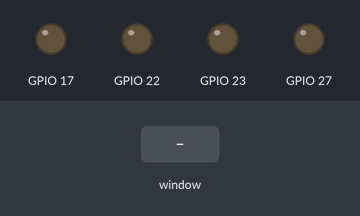
Bench run of a program on a simulated Raspberry Pi (BCM pin numbers). Shown: output pins drawn as LEDs (lit = HIGH). The inputs (shaded band) are chosen by the test bench. The clock reads 2024-03-15 10:24:30 at power-on unless the program sets it; random numbers come from a fixed seed; the interpreter's speed is modelled, so counts of loop turns are approximate; the desktop window is not drawn, its controls go by their first labels and the mouse button is held 0.15 s; what the program prints to the terminal is not drawn.

Above: at 1.3 s.
1.4 s: control labelled "START ALL" in the window clicked
At 2.6 s:
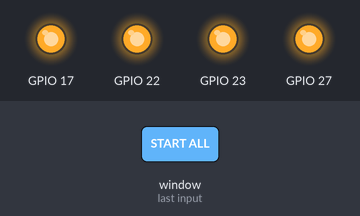
2.9 s: control labelled "STOP" in the window clicked
At 3.8 s:
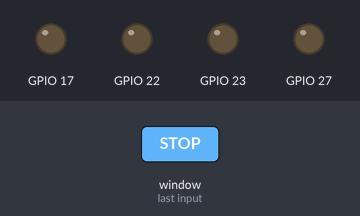
Timing chart, 0 to 5.9 s (numbered marks = the images above; inputs shaded):
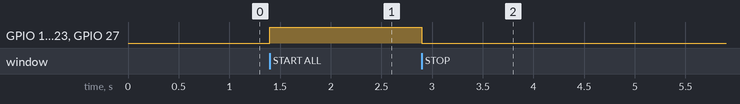

The program:

garden_controller_gui.py
```python
#!/usr/bin/env python3
# -*- coding: utf-8 -*-
import tkinter as tk
from tkinter import ttk
import datetime
import time
import os
import sys
import math
import random

# --- GPIO Library Detection (Pi 5 vs Pi 3/4) ---
USING_LGPIO = False
h_chip = None

try:
    import lgpio
    USING_LGPIO = True
    print("Detected lgpio library (Raspberry Pi 5 mode)")
except ImportError:
    try:
        import RPi.GPIO as GPIO
        USING_LGPIO = False
        print("Detected RPi.GPIO library (Pi 3/4 mode)")
    except ImportError:
        print("Error: Neither lgpio nor RPi.GPIO found. Please install one.")
        sys.exit(1)

# --- Image Support (Pillow) ---
try:
    from PIL import Image, ImageTk
    HAS_PIL = True
except ImportError:
    HAS_PIL = False
    print("Warning: PIL (Pillow) not found. Install with: sudo apt install python3-pil")

# --- Configuration ---
RELAY_PINS = [17, 27, 22, 23]          # GPIO pins for Relays 1-4
DEFAULT_ON_TIMES = [60, 120, 180, 240] # Default ON times in seconds (1, 2, 3, 4 min)
OFF_TIMES = [300, 180, 120, 60]        # Fixed OFF times in seconds (5, 3, 2, 1 min)
NUM_ZONES = 4
WATER_TIME = "19:00"                   # Daily scheduled watering start time
IMAGE_FILE = "TomatoGarden.jpg"        # Background image in the same folder

# Global State
stop_requested = False
zone_active = [False] * NUM_ZONES
zone_on_times = DEFAULT_ON_TIMES.copy()


def get_seasonal_schedule():
    """Returns watering interval in days based on the calendar month.
    August            -> daily (every 1 day)
    July & September  -> every 2 days
    December & January-> every 4 days
    All other months  -> every 3 days
    """
    month = datetime.datetime.now().month
    if month == 8:
        return 1   # August: water daily
    elif month in (7, 9):
        return 2   # July & September: every 2 days
    elif month in (12, 1):
        return 4   # December & January: every 4 days
    else:
        return 3   # Rest of the year: every 3 days


def get_season_name():
    """Returns the display name for the current watering schedule."""
    month = datetime.datetime.now().month
    if month == 8:
        return "AUGUST"
    elif month in (7, 9):
        return "JULY/SEPTEMBER"
    elif month in (12, 1):
        return "DECEMBER/JANUARY"
    else:
        return "STANDARD"


def calculate_next_run():
    """Calculate next run datetime based on seasonal rules. Returns a datetime."""
    now = datetime.datetime.now()
    interval = get_seasonal_schedule()
    h, m = map(int, WATER_TIME.split(":"))
    target = now.replace(hour=h, minute=m, second=0, microsecond=0)

    # Find the next valid day matching the interval pattern
    while True:
        if target > now:
            days_since_epoch = (target - datetime.datetime(target.year, 1, 1)).days
            if days_since_epoch % interval == 0:
                return target
        target += datetime.timedelta(days=1)


def setup_gpio():
    global h_chip
    if USING_LGPIO:
        try:
            h_chip = lgpio.gpiochip_open(0)
            for pin in RELAY_PINS:
                lgpio.gpio_claim_output(h_chip, pin)
                lgpio.gpio_write(h_chip, pin, 0)
            print(f"lgpio initialized on chip 0. Pins {RELAY_PINS} set to LOW.")
        except Exception as e:
            print(f"Critical LGPIO Error: {e}")
            sys.exit(1)
    else:
        GPIO.setmode(GPIO.BCM)
        for pin in RELAY_PINS:
            GPIO.setup(pin, GPIO.OUT)
            GPIO.output(pin, GPIO.LOW)


def set_relay(zone_idx, state):
    pin = RELAY_PINS[zone_idx]
    val = 1 if state else 0
    if USING_LGPIO:
        lgpio.gpio_write(h_chip, pin, val)
    else:
        GPIO.output(pin, val)
    zone_active[zone_idx] = state


def cleanup_gpio():
    global h_chip
    for i in range(NUM_ZONES):
        set_relay(i, False)
    if USING_LGPIO:
        try:
            if h_chip is not None:
                lgpio.gpiochip_close(h_chip)
                print("lgpio cleanup complete.")
        except Exception as e:
            if "unknown handle" not in str(e).lower():
                print(f"Cleanup Warning: {e}")
    else:
        try:
            GPIO.cleanup()
            print("RPi.GPIO cleanup complete.")
        except Exception:
            pass


# --- GUI Application ---
class GardenApp:
    def __init__(self, root):
        self.root = root
        self.root.title("Smart Tomato Garden Controller")
        self.root.geometry("800x700")
        self.root.configure(bg="#f0f8ff")

        # Header
        header = tk.Frame(root, bg="#2E8B57", height=60)
        header.pack(fill=tk.X)
        header.pack_propagate(False)
        tk.Label(header, text="\U0001F345 Tomato Garden Controller", font=("Arial", 20, "bold"),
                 bg="#2E8B57", fg="white").pack(pady=10)

        # Status Panel
        status_frame = tk.Frame(root, bg="white", pady=10, relief=tk.RAISED, bd=2)
        status_frame.pack(fill=tk.X, padx=20, pady=10)

        self.lbl_status = tk.Label(status_frame, text="Status: IDLE", font=("Arial", 16, "bold"),
                                   bg="white", fg="#333")
        self.lbl_status.pack()

        self.lbl_timer = tk.Label(status_frame, text="Time: --:--:--", font=("Arial", 14),
                                  bg="white", fg="#666")
        self.lbl_timer.pack()

        # Animation Canvas
        self.canvas_frame = tk.Frame(root, bg="#e0f7fa", relief=tk.SUNKEN, bd=2)
        self.canvas_frame.pack(fill=tk.BOTH, expand=True, padx=20, pady=5)

        self.canvas = tk.Canvas(self.canvas_frame, bg="#e0f7fa", highlightthickness=0,
                                width=760, height=250)
        self.canvas.pack(fill=tk.BOTH, expand=True)

        self.zone_drops = [[] for _ in range(NUM_ZONES)]
        self.zone_anim_running = [False] * NUM_ZONES
        self.bg_image = None

        self.draw_background()
        self.draw_all_plants()

        # Controls
        ctrl_frame = tk.Frame(root, bg="#f0f8ff")
        ctrl_frame.pack(pady=10)

        btn_style = {"font": ("Arial", 11, "bold"), "width": 12, "height": 1, "fg": "white"}
        tk.Button(ctrl_frame, text="START ALL", command=self.start_all, bg="#4CAF50", **btn_style)\
            .grid(row=0, column=0, padx=5)
        tk.Button(ctrl_frame, text="STOP", command=self.stop_system, bg="#f44336", **btn_style)\
            .grid(row=0, column=1, padx=5)

        # Zone Control Panels
        zones_frame = tk.Frame(root, bg="#f0f8ff")
        zones_frame.pack(fill=tk.X, padx=20, pady=10)

        self.zone_leds = []
        self.time_labels = []

        for i in range(NUM_ZONES):
            z_frame = tk.Frame(zones_frame, bg="white", relief=tk.RIDGE, bd=2, padx=10, pady=5)
            z_frame.grid(row=0, column=i, sticky="nsew", padx=5)
            zones_frame.grid_columnconfigure(i, weight=1)

            tk.Label(z_frame, text=f"Zone {i+1}", font=("Arial", 12, "bold"), bg="white").pack()

            led = tk.Label(z_frame, text="\u25CF", font=("Arial", 16), bg="white", fg="#cccccc")
            led.pack()
            self.zone_leds.append(led)

            time_lbl = tk.Label(z_frame, text=f"{zone_on_times[i]}s ON", font=("Arial", 10), bg="white")
            time_lbl.pack()
            self.time_labels.append(time_lbl)

            btn_frame = tk.Frame(z_frame, bg="white")
            btn_frame.pack()
            tk.Button(btn_frame, text="-", command=lambda idx=i: self.adjust_time(idx, -10),
                      width=3, bg="#FF9800", fg="white").grid(row=0, column=0, padx=2)
            tk.Button(btn_frame, text="+", command=lambda idx=i: self.adjust_time(idx, 10),
                      width=3, bg="#2196F3", fg="white").grid(row=0, column=1, padx=2)

            tk.Label(z_frame, text=f"Off: {OFF_TIMES[i]}s", font=("Arial", 9), bg="white", fg="#666").pack()

        # --- Bottom Status Bar: Season + Next Watering Countdown ---
        self.status_bar = tk.Frame(root, bg="#263238", height=44)
        self.status_bar.pack(side=tk.BOTTOM, fill=tk.X)
        self.status_bar.pack_propagate(False)

        self.lbl_next = tk.Label(self.status_bar, text="", font=("Arial", 11, "bold"),
                                 bg="#263238", fg="#80DE60")
        self.lbl_next.pack(side=tk.LEFT, padx=15)

        self.lbl_countdown = tk.Label(self.status_bar, text="", font=("Arial", 11, "bold"),
                                      bg="#263238", fg="#FFD54F")
        self.lbl_countdown.pack(side=tk.RIGHT, padx=15)

        self.running = False
        self.next_run_dt = calculate_next_run()

    # ---------- Drawing ----------
    def draw_background(self):
        self.canvas.delete("bg")
        w, h = 760, 280

        img_path = os.path.join(os.path.dirname(os.path.abspath(__file__)), IMAGE_FILE)
        if HAS_PIL and os.path.exists(img_path):
            try:
                img = Image.open(img_path)
                img = img.resize((w, h))
                self.bg_image = ImageTk.PhotoImage(img)
                self.canvas.create_image(0, 0, anchor=tk.NW, image=self.bg_image, tags="bg")
                return
            except Exception as e:
                print(f"Could not load image {img_path}: {e}")

        # Fallback procedural background
        for y in range(0, 180, 4):
            factor = y / 180.0
            r = int(63 * (1 - factor) + 121 * factor)
            g = int(142 * (1 - factor) + 195 * factor)
            b = int(226 * (1 - factor) + 252 * factor)
            color = f"#{r:02x}{g:02x}{b:02x}"
            self.canvas.create_rectangle(0, y, w, y + 4, fill=color, outline="", tags="bg")

        self.canvas.create_rectangle(0, 180, w, h, fill="#5D4037", outline="", tags="bg")
        self.canvas.create_rectangle(0, 180, w, 185, fill="#795548", outline="", tags="bg")
        for x in range(0, w, 15):
            offset = random.randint(-2, 2)
            self.canvas.create_line(x, 180, x - 3 + offset, 170, fill="#4CAF50", width=2, tags="bg")
            self.canvas.create_line(x + 5, 180, x + 2 + offset, 168, fill="#388E3C", width=2, tags="bg")

    def draw_all_plants(self):
        self.canvas.delete("plant")
        self.canvas.delete("drops")
        panel_width = 760 // NUM_ZONES
        for i in range(NUM_ZONES):
            self.zone_drops[i] = []
            center_x = (panel_width * i) + (panel_width // 2)
            ground_y = 220

            # Create 10 Water Drops per zone (hidden initially)
            for j in range(10):
                dx = center_x - 20 + (j * 4)
                dy = -20 - (j * 10)
                drop = self.canvas.create_line(dx, dy, dx, dy + 12, fill="#00BFFF",
                                               width=3, capstyle=tk.ROUND, state='hidden', tags="drops")
                self.zone_drops[i].append({'id': drop, 'x': dx, 'y': dy, 'speed': 4 + (j % 3)})

    # ---------- Animation ----------
    def animate_zone(self, zone_idx):
        if stop_requested or not zone_active[zone_idx]:
            self.zone_anim_running[zone_idx] = False
            for d in self.zone_drops[zone_idx]:
                self.canvas.itemconfig(d['id'], state='hidden')
            return

        panel_width = 760 // NUM_ZONES
        center_x = (panel_width * zone_idx) + (panel_width // 2)

        for d in self.zone_drops[zone_idx]:
            self.canvas.itemconfig(d['id'], state='normal')
            self.canvas.move(d['id'], 0, d['speed'])
            d['y'] += d['speed']
            if d['y'] > 240:
                d['y'] = -20 - random.randint(0, 20)
                d['x'] = center_x - 25 + random.randint(0, 50)
                self.canvas.coords(d['id'], d['x'], d['y'], d['x'], d['y'] + 12)

        if zone_active[zone_idx]:
            self.root.after(50, lambda: self.animate_zone(zone_idx))
        else:
            self.zone_anim_running[zone_idx] = False

    # ---------- Controls ----------
    def update_led(self, idx, state):
        self.zone_leds[idx].config(fg="#00E676" if state else "#cccccc")

    def adjust_time(self, idx, delta):
        new_time = zone_on_times[idx] + delta
        if 10 <= new_time <= 600:
            zone_on_times[idx] = new_time
            self.time_labels[idx].config(text=f"{new_time}s ON")

    def start_all(self):
        global stop_requested
        stop_requested = False
        self.lbl_status.config(text="Status: WATERING ALL ZONES", fg="blue")
        for i in range(NUM_ZONES):
            set_relay(i, True)
            self.update_led(i, True)
            if not self.zone_anim_running[i]:
                self.zone_anim_running[i] = True
                self.animate_zone(i)
            delay_ms = zone_on_times[i] * 1000
            self.root.after(delay_ms, lambda idx=i: self.stop_zone(idx))

    def stop_zone(self, idx):
        if stop_requested:
            return
        set_relay(idx, False)
        self.update_led(idx, False)
        for d in self.zone_drops[idx]:
            self.canvas.itemconfig(d['id'], state='hidden')
        if not any(zone_active):
            self.lbl_status.config(text="Status: CYCLE COMPLETE", fg="green")
            # Reschedule next seasonal run
            self.next_run_dt = calculate_next_run()

    def stop_system(self):
        global stop_requested
        stop_requested = True
        for i in range(NUM_ZONES):
            set_relay(i, False)
            self.update_led(i, False)
            for d in self.zone_drops[i]:
                self.canvas.itemconfig(d['id'], state='hidden')
        self.lbl_status.config(text="Status: STOPPED BY USER", fg="red")
        self.next_run_dt = calculate_next_run()

    # ---------- Clock & Countdown ----------
    def format_countdown(self, delta):
        total_seconds = int(delta.total_seconds())
        if total_seconds < 0:
            total_seconds = 0
        hours, rem = divmod(total_seconds, 3600)
        minutes, seconds = divmod(rem, 60)
        return f"{hours:02d}:{minutes:02d}:{seconds:02d}"

    def update_clock(self):
        now = datetime.datetime.now()
        self.lbl_timer.config(text=f"Time: {now.strftime('%H:%M:%S')}")

        # Bottom status bar: next watering info + countdown
        interval = get_seasonal_schedule()
        season = get_season_name()
        next_str = self.next_run_dt.strftime("%Y-%m-%d %H:%M")
        self.lbl_next.config(text=f"\U0001F4C5 Next Watering: {next_str}  ({season}: every {interval} day{'s' if interval > 1 else ''})")

        remaining = self.next_run_dt - now
        self.lbl_countdown.config(text=f"Starts in: {self.format_countdown(remaining)}")

        # Auto-start when scheduled time arrives (if idle)
        if remaining.total_seconds() <= 0 and not any(zone_active) and not self.running:
            self.lbl_countdown.config(text="Triggering scheduled watering...")
            self.start_all()

        self.root.after(1000, self.update_clock)


if __name__ == "__main__":
    setup_gpio()
    root = tk.Tk()
    app = GardenApp(root)
    app.update_clock()

    def on_close():
        cleanup_gpio()
        root.destroy()

    root.protocol("WM_DELETE_WINDOW", on_close)
    root.mainloop()
```

Measured:
- after the input at 1.4 s, GPIO 17, GPIO 22, GPIO 23, GPIO 27: LOW → HIGH at once
- after the input at 2.9 s, GPIO 17, GPIO 22, GPIO 23, GPIO 27: HIGH → LOW at once
